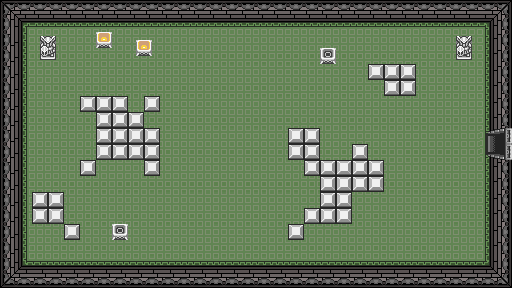

Rendered tile map (Tiled .tmx) drawn with the repository's tilesets; below, a short description and the full map source, tile grids included:
An orthogonal 16x9 tile map with 32x32 px tiles, 5 tile layers (suelo, pared, obstaculos, puertas_abiertas, ...).

<map version="1.10" tiledversion="1.12.1" orientation="orthogonal" renderorder="right-down" width="16" height="9" tilewidth="32" tileheight="32" infinite="0" nextlayerid="6" nextobjectid="1">
 <tileset firstgid="1" source="tileset.tsx" />
 <layer id="1" name="suelo" width="16" height="9">
  <data encoding="csv">
16,16,16,16,16,16,16,16,16,16,16,16,16,16,16,16,
16,16,16,16,16,16,16,16,16,16,16,16,16,16,16,16,
16,16,16,16,16,16,16,16,16,16,16,16,16,16,16,16,
16,16,16,16,16,16,16,16,16,16,16,16,16,16,16,16,
16,16,16,16,16,16,16,16,16,16,16,16,16,16,16,16,
16,16,16,16,16,16,16,16,16,16,16,16,16,16,16,16,
16,16,16,16,16,16,16,16,16,16,16,16,16,16,16,16,
16,16,16,16,16,16,16,16,16,16,16,16,16,16,16,16,
16,16,16,16,16,16,16,16,16,16,16,16,16,16,16,16
</data>
 </layer>
 <layer id="2" name="pared" width="16" height="9">
  <data encoding="csv">
2,3,3,3,3,3,3,3,3,3,3,3,3,3,3,4,
15,0,0,0,0,0,0,0,0,0,0,0,0,0,0,17,
15,0,0,0,0,0,0,0,0,0,0,0,0,0,0,17,
15,0,0,0,0,0,0,0,0,0,0,0,0,0,0,17,
15,0,0,0,0,0,0,0,0,0,0,0,0,0,0,17,
15,0,0,0,0,0,0,0,0,0,0,0,0,0,0,17,
15,0,0,0,0,0,0,0,0,0,0,0,0,0,0,17,
15,0,0,0,0,0,0,0,0,0,0,0,0,0,0,17,
28,29,29,29,29,29,29,29,29,29,29,29,29,29,29,30
</data>
 </layer>
 <layer id="3" name="obstaculos" width="16" height="9">
  <data encoding="csv">
0,0,3,0,0,0,0,0,0,0,36,0,0,0,0,0,
0,44,0,50,51,0,0,0,0,0,49,0,0,0,44,0,
0,0,0,0,0,0,0,0,0,0,0,8,10,0,0,0,
0,0,8,10,24,0,0,0,0,0,0,0,0,0,0,0,
0,0,0,10,10,0,0,0,0,10,0,20,0,0,0,0,
0,0,8,0,8,0,0,0,0,8,10,10,0,0,0,0,
0,10,0,0,0,0,0,0,0,21,10,0,0,0,0,0,
0,0,7,34,0,0,0,0,0,12,0,0,0,0,0,0,
0,0,0,0,0,0,0,0,0,0,0,0,0,0,0,0
</data>
 </layer>
 <layer id="4" name="puertas_abiertas" width="16" height="9">
  <data encoding="csv">
0,0,0,0,0,0,0,0,0,0,0,0,0,0,0,0,
0,0,0,0,0,0,0,0,0,0,0,0,0,0,0,0,
0,0,0,0,0,0,0,0,0,0,0,0,0,0,0,0,
0,0,0,0,0,0,0,0,0,0,0,0,0,0,0,0,
0,0,0,0,0,0,0,0,0,0,0,0,0,0,0,27,
0,0,0,0,0,0,0,0,0,0,0,0,0,0,0,0,
0,0,0,0,0,0,0,0,0,0,0,0,0,0,0,0,
0,0,0,0,0,0,0,0,0,0,0,0,0,0,0,0,
0,0,0,0,0,0,0,0,0,0,0,0,0,0,0,0
</data>
 </layer>
 <layer id="5" name="puertas_cerradas" width="16" height="9">
  <data encoding="csv">
0,0,0,0,0,0,0,0,0,0,0,0,0,0,0,0,
0,0,0,0,0,0,0,0,0,0,0,0,0,0,0,0,
0,0,0,0,0,0,0,0,0,0,0,0,0,0,0,0,
0,0,0,0,0,0,0,0,0,0,0,0,0,0,0,0,
0,0,0,0,0,0,0,0,0,0,0,0,0,0,0,0,
0,0,0,0,0,0,0,0,0,0,0,0,0,0,0,0,
0,0,0,0,0,0,0,0,0,0,0,0,0,0,0,0,
0,0,0,0,0,0,0,0,0,0,0,0,0,0,0,0,
0,0,0,0,0,0,0,0,0,0,0,0,0,0,0,0
</data>
 </layer>
</map>
